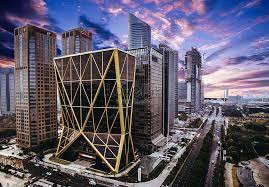
#> input picture Tugas 4/gaussian dan ideal high pass/gedung.jpg, 269 x 187 px
$ python 'gaussian-&-idel-high-pas.py'
#> lines starting #> are read from the running program, lines starting #| are printed output that depends on the picture; after the words box and inside, x2 and y2 are one past the last pixel; in counts of white or black regions, pixels touching at a corner belong together
import cv2
import numpy as np
import matplotlib.pyplot as plt

# Load gambar
img = cv2.imread('gedung.jpg', 0)
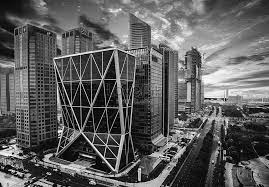
#> img: shape (187, 269); min 0, max 255, mean 93.6

# Lakukan transformasi Fourier pada gambar
f = np.fft.fft2(img)
fshift = np.fft.fftshift(f)

# Buat mask untuk lowpass filter Gaussian
baris, kolom = img.shape
#> baris = 187; kolom = 269
pusat_baris, pusat_kolom = int(baris / 2), int(kolom / 2)
#> pusat_baris = 93; pusat_kolom = 134
sigma = 50
mask = np.zeros((baris, kolom), np.uint8)
for i in range(baris):
    for j in range(kolom):
        jarak = np.sqrt((i - pusat_baris) ** 2 + (j - pusat_kolom) ** 2)
        mask[i, j] = np.exp(-(jarak ** 2) / (2 * (sigma ** 2)))
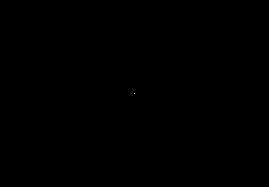
#> mask: shape (187, 269); values 0 (black) and 1 (white), 0% white in thin lines or dots, all inside (x1, y1, x2, y2) = (134, 93, 135, 94)

# Terapkan Gaussian Lowpass Filter
fshift_filtered = fshift * mask
f_filtered = np.fft.ifftshift(fshift_filtered)
img_filtered = np.fft.ifft2(f_filtered)
img_filtered = np.abs(img_filtered)
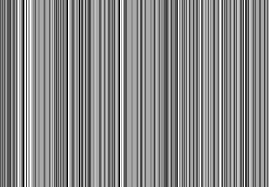
#> img_filtered: shape (187, 269) float64; min 93.62, max 93.62, mean 93.6; drawn with min black and max white

# Buat mask untuk highpass filter Ideal
mask_ideal = np.ones((baris, kolom), np.uint8)
radius_ideal = 30
for i in range(baris):
    for j in range(kolom):
        jarak = np.sqrt((i - pusat_baris) ** 2 + (j - pusat_kolom) ** 2)
        if jarak <= radius_ideal:
            mask_ideal[i, j] = 0
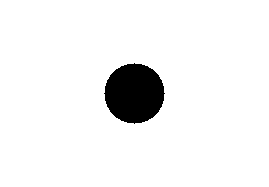
#> mask_ideal: shape (187, 269); values 0 (black) and 1 (white), 94.4% white; 1 black region, box (x1, y1, x2, y2) and area: (104, 63, 165, 124) 2821

# Terapkan Ideal Highpass Filter
fshift_filtered_ideal = fshift * mask_ideal
f_filtered_ideal = np.fft.ifftshift(fshift_filtered_ideal)
img_filtered_ideal = np.fft.ifft2(f_filtered_ideal)
img_filtered_ideal = np.abs(img_filtered_ideal)
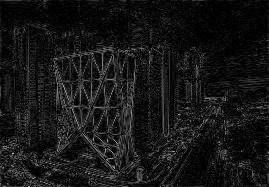
#> img_filtered_ideal: shape (187, 269) float64; min 0.00261, max 193.6, mean 22.9

# Plot gambar dan spektrum Fourier
fig, axs = plt.subplots(2, 3)
axs[0, 0].imshow(img, cmap='gray')
axs[0, 0].set_title('Gambar Asli')
axs[0, 1].imshow(np.log(1 + np.abs(fshift)), cmap='gray')
axs[0, 1].set_title('Spektrum Fourier')
axs[0, 2].imshow(mask, cmap='gray')
axs[0, 2].set_title('Gaussian Lowpass Filter')
axs[1, 0].imshow(img_filtered, cmap='gray')
axs[1, 0].set_title('Gambar Setelah Filtering')
axs[1, 1].imshow(mask_ideal, cmap='gray')
axs[1, 1].set_title('Ideal Highpass Filter')
axs[1, 2].imshow(img_filtered_ideal, cmap='gray')
axs[1, 2].set_title('Gambar Setelah Filtering')
plt.show()
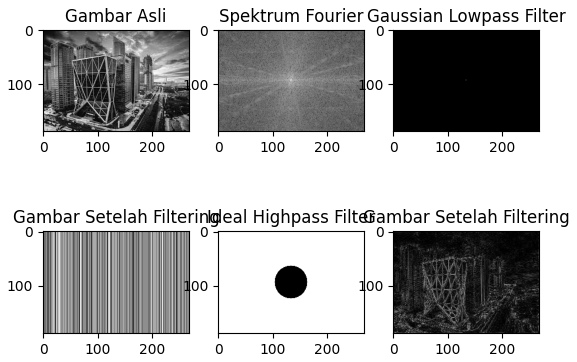
#> figure drawn by matplotlib, 6 panels
